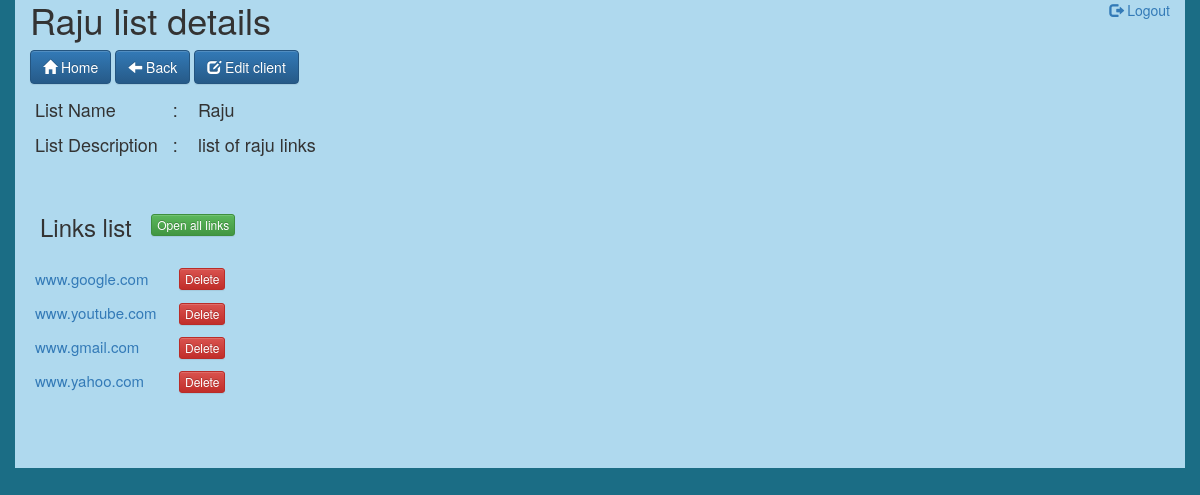
Screenshot of /view_links.php?list_name=Raju&data (signed in) with the database file from the repository.
### tables this page shows
CREATE TABLE IF NOT EXISTS `links_list` (
  `id` int(11) NOT NULL,
  `list_name` varchar(255) NOT NULL,
  `list_description` varchar(255) NOT NULL,
  `links` varchar(255) NOT NULL,
  `delete_status` enum('true','false') NOT NULL DEFAULT 'false'
);

### database.php (called while the page is built, shortened)
<?php
function auto_logout($active) {
    $time = time();
    $active = $_SESSION[$active];
    $diff = $time - $active;
}

### view_links.php (the view, shortened to what this page needs)
<!DOCTYPE html>
<?php
require_once 'database.php';
if (isset($_SESSION['user_name'])) {
    if (auto_logout("active")) {
        session_unset();
        session_destroy();
        header("location:login.php");
        exit();
    } else {
        if (isset($_GET['data'])) {
            ?>
            <html>
                <head>
                    <link rel="stylesheet" href="css/bootstrap.min.css">
                    <link rel="stylesheet" href="css/bootstrap-theme.min.css">
                    <link rel="stylesheet" href="css/style.css">
                </head>
                <body>
                    <?php
                    if (isset($_GET['list_name'])) {
                        $list_name = stripcslashes($_GET['list_name']);
                        try {
                            $conn->setAttribute(PDO::ATTR_ERRMODE, PDO::ERRMODE_EXCEPTION);
                            $sql = $conn->prepare("SELECT * from links_list where list_name='$list_name' and delete_status='false'");
                            $sql->execute();
                            $data = $sql->fetch(PDO::FETCH_ASSOC);
                        } catch (PDOException $e) {
                            echo $sql . "<br>" . $e->getMessage();
                        }
                        ?>
                        <div class="container-fluid">
                            <div class="container">
                                <p class="top-right"><span class="h1"><?php echo $list_name; ?>&nbsp;list details</span><span class="logout"><a href="logout.php?data"><span class="glyphicon glyphicon-log-out"></span>&nbsp;Logout</a></span></p>
                                <a href="index.php" class="btn btn-primary btn_main"><span class="glyphicon glyphicon-home"></span>&nbsp;Home</a>
                                <a href="link_list.php?data" class="btn btn-primary btn_main"><span class="glyphicon glyphicon-arrow-left"></span>&nbsp;Back</a>
                                <a href="links_update.php?list_name=<?php echo $data['list_name']; ?>&data" class="btn btn-primary btn_main"><span class="glyphicon glyphicon-edit"></span>&nbsp;Edit client</a>
                                <div class="row list_detail_body">
                                    <table>
                                        <tr>
                                            <td>List Name</td>
                                            <td>&nbsp;:&nbsp;&nbsp;</td>
                                            <td><?php echo $data['list_name']; ?></td>
                                        </tr>
                                        <tr>
                                            <td>List Description</td>
                                            <td>&nbsp;:&nbsp;&nbsp;</td>
                                            <td><?php echo $data['list_description']; ?></td>
                                        </tr>
                                    </table><br><br>
                                </div>
                                <div class="links_body">
                                    <?php
                                    try {
                                        $conn->setAttribute(PDO::ATTR_ERRMODE, PDO::ERRMODE_EXCEPTION);
                                        $sql1 = $conn->prepare("SELECT * from links_list where list_name='$list_name' and delete_status='false'");
                                        $sql1->execute();
                                    } catch (PDOException $e) {
                                        echo $sql . "<br>" . $e->getMessage();
                                    }
                                    while ($data1 = $sql1->fetch(PDO::FETCH_ASSOC)) {
                                        $l = $data1['links'];
                                        $lnk .= "window.open('$l');";
                                    }
                                    ?>
                                    <div class="list_headding"><span class="h3">Links list</span>&nbsp;&nbsp;&nbsp;&nbsp;&nbsp;<a class="btn btn-success btn-xs btn_action lnk_btn" onclick="<?php echo $lnk; ?>" target="_blank">Open all links</a></div>
                                    <div class="list_link">
                                        <br>
                                        <table>
                                            <?php
                                            try {
                                                $conn->setAttribute(PDO::ATTR_ERRMODE, PDO::ERRMODE_EXCEPTION);
                                                $sql2 = $conn->prepare("SELECT * from links_list where list_name='$list_name' and delete_status='false'");
                                                $sql2->execute();
                                            } catch (PDOException $e) {
                                                echo $sql . "<br>" . $e->getMessage();
                                            }
                                            $x = 1;
                                            while ($data2 = $sql2->fetch(PDO::FETCH_ASSOC)) {
                                                ?>
                                                <tr>
                                                    <td><a href="<?php echo $data2['links']; ?>" target="_blank"><?php echo $data2['links']; ?></a>&nbsp;&nbsp;&nbsp;</td>
                                                    <td><a id="dlt_id<?php echo $x; ?>" href="delete_link_list.php?id=<?php echo $data2['id']; ?>&list_name=<?php echo $list_name; ?>&data" class="hdn_lnk"></a>
                                                        <button id="id<?php echo $x; ?>" class="btn btn-danger btn-xs btn_action butn_dlt" onclick="checkDelete(this.id);">Delete</button>
                                                    </td>
                                                </tr>
                                                <?php
                                                $x++;
                                            }
                                            ?>
                                        </table><br>
                                    </div>
                                </div>
                                <?php
                            } else {
                                header("location:link_list.php?data");
                            }
                            ?>
                        </div>
                    </div>
                </body>
            </html>
            <?php
        } else {
            header("location:index.php");
        }
    }
} else {
    header("location:login.php");
}

### css/style.css (style rules this page uses)
@media (min-width: 1200px) { .list_detail_body { font-size: 18px; padding-top: 8px; padding-left: 15px; } }
@media (min-width: 1200px) { .list_detail_body tr td { padding: 5px; } }
@media (min-width: 1200px) { .list_link tr td { padding: 5px; font-size: 15px; } }
@media (min-width: 1200px) { .list_headding { padding-left: 10px; position: relative; } }
@media (min-width: 1200px) { .lnk_btn { position:absolute; margin-top: 0px; } }
html,body { height:100%; }
html { font-family: "Lucida Sans", sans-serif; }
* { box-sizing: border-box; }
.container-fluid { background-color: #1b6d85; height: auto; min-height: 100%; position: relative; }
.container { background-color: #afd9ee; padding-bottom: 50px; }
.row { text-align: center; }
.logout { float: right; }
.list_detail_body { text-align: left; }
.butn_dlt { cursor: pointer; }

### rows the page displays
links_list: list_name "Raju", list_description "list of raju links", links "www.google.com"
links_list: links "www.youtube.com"
links_list: links "www.gmail.com"
links_list: links "www.yahoo.com"
